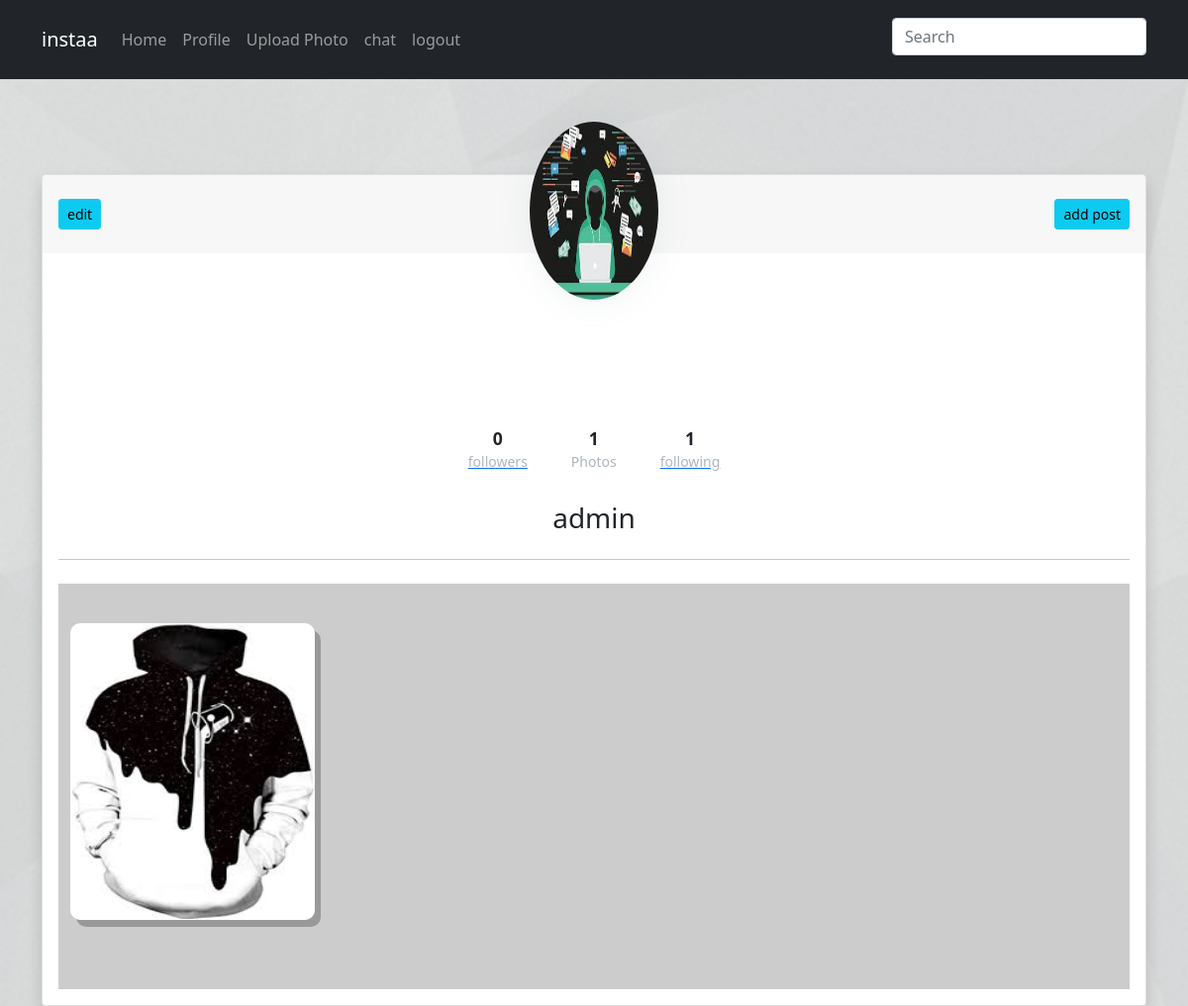
/account/myprofile/ (signed in), run on an earlier commit of the app's database.
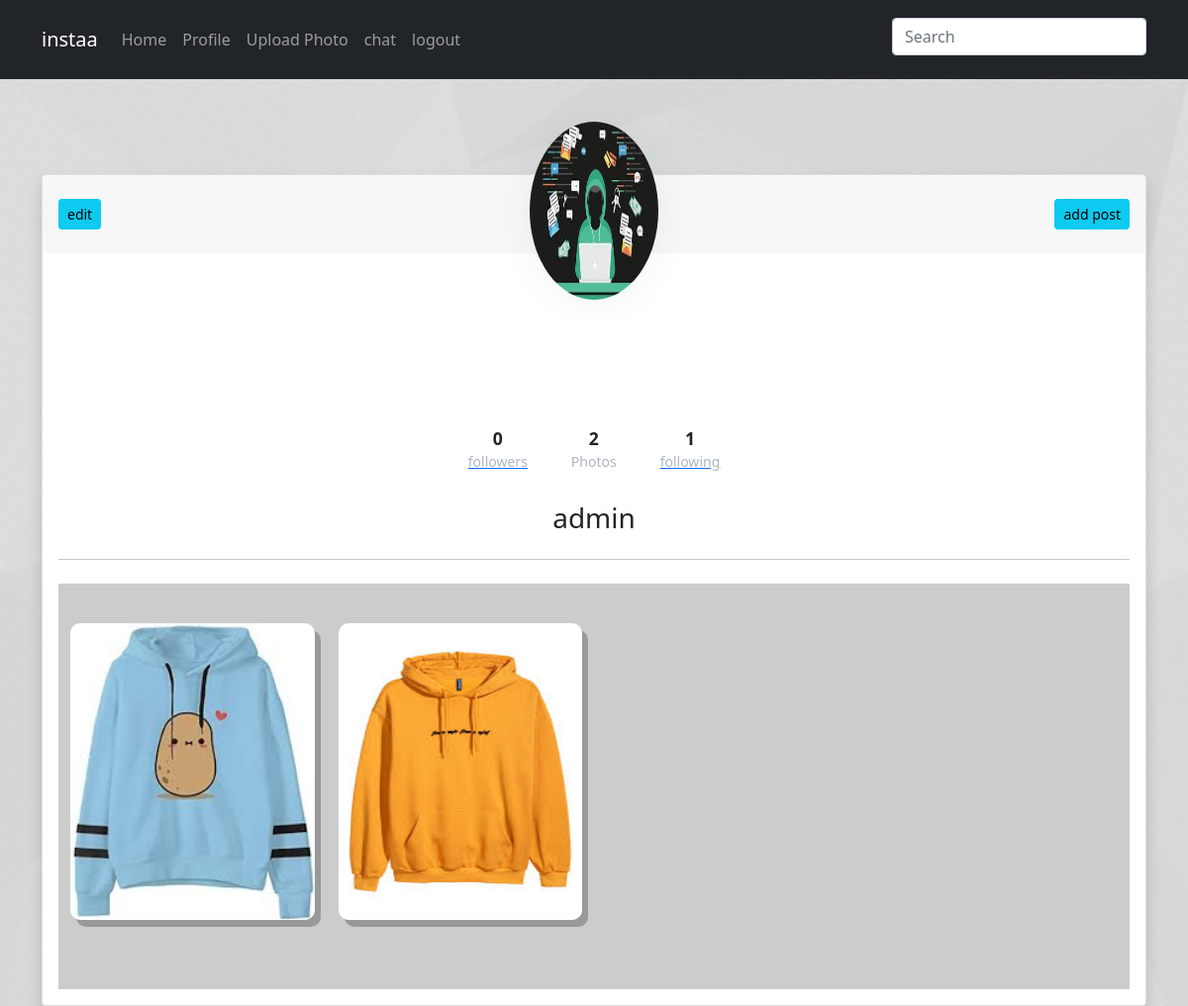
And on a later commit of the database.
### account/models.py (models this page shows, shortened)
class more_user_info(models.Model):
    profile_photo = models.ImageField(null=True , blank=True , default='user.png')
    user = models.OneToOneField(User , related_name='user_info',on_delete=models.CASCADE)
    phone_number = models.CharField(max_length=50 , null=True , blank=True)
    bio = models.CharField(max_length=50 , null=True , blank=True)

class photo(models.Model):
    image = models.ImageField()
    caption = models.CharField(max_length=50,blank=True)
    created_by = models.ForeignKey(User,related_name='User_uploaded_files',on_delete=models.CASCADE)
    created_dt = models.DateTimeField(auto_now_add=True)
    post_more_user_info = models.ForeignKey(more_user_info , related_name='more_user_info',on_delete=models.CASCADE, null=True,blank=True)
    like = models.ManyToManyField(User,related_name='like', blank=True)

### account/views.py (the view)
# urls.py: path('myprofile/',views.profile,name='profile'),
@login_required
def profile(request):
    if request.method =='POST':
        post = photo.objects.get(pk=request.POST["pk"])
        if request.user  == post.created_by:
            post.delete()
    try:
        posts = photo.objects.filter(created_by=request.user)
        posts_count = photo.objects.filter(created_by=request.user).count()
    except:
        posts = None
    user_info = more_user_info.objects.get(user=request.user)
    follows_count = follow.objects.filter(followed_user=request.user).count()
    following_count = follow.objects.filter(followers=request.user).count()
    posts_count = photo.objects.filter(created_by=request.user).count()
    context={"posts":posts,'user_info':user_info,"posts_count":posts_count,"follows_count":follows_count , "following_count":following_count}
    return render(request,"profile.html" ,context)

### account/templates/profile.html (shortened to what this page needs)
{% extends 'base.html' %}
{% load static %}
{% block body %}
<div class="header pb-8 pt-5 pt-lg-8 d-flex align-items-center" style="min-height: 60px; background-image: url({% static 'img/shattered.png'%}); background-size: cover; background-position: center top;">
    <div class="container">
    <br>
<br>
        <div class="card card-profile shadow">
            <div class="row justify-content-center">
                <div class="col-lg-3 order-lg-2">
                    <div class="card-profile-image">
                        <a href="#">
                            <img src="/media/{{user_info.profile_photo}}" class="rounded-circle" width="130" height="180">
                        </a>
                    </div>
                </div>
            </div>
            <div class="card-header text-center border-0 pt-8 pt-md-4 pb-0 pb-md-4">
                <div class="d-flex justify-content-between">
                    <a href=" {% url 'account:profile_edit' %}" class="btn btn-sm btn-info mr-4">edit</a>
                    <a href=" {% url 'account:add_post' %}" class="btn btn-sm btn-info ">add post</a>
                </div>
            </div>
            <br>
            <br>
            <br>
            <div class="card-body pt-0 pt-md-4">
                <div class="row">
                    <div class="col">
                        <div class="card-profile-stats d-flex justify-content-center mt-md-5">
                            <div>
                                <span class="heading">{{follows_count}}</span>
                                <a href="{% url 'account:profile_follower' %}">
                                <span class="description">followers</span>
                                </a>
                            </div>
                            <div>
                                <span class="heading">{{posts_count}}</span>
                                <span class="description">Photos</span>
                            </div>
                            <div>
                               <span class="heading">{{following_count}}</span>
                            <a href="{% url 'account:profile_following' %}">
                                <span class="description">following</span>
                            </a>
                            </div>
                        </div>
                    </div>
                </div>
                <div class="text-center">
                    <h3>
                    {{request.user}}
                    </h3>
                    <hr class="my-4">
                </div>
            <div class="pics">
                <div class="container">
                <div class="row  ">
                {% for post  in posts %}
                  <div class="col-lg-3 col-md-6 ">
                    <img src="/media/{{post.image}}">
                  </div>
                    {% endfor %}
                    </div>
              </div>
            </div>
            </div>
        </div>
    </div>
</div>
{% endblock body %}

### account/templates/base.html (shortened to what this page needs)
<DOCTYPE html!>
{% load static %}
<html>
<head>
<link rel="stylesheet" href="{% static 'css/style.css' %}">
<link rel="stylesheet" href="{% static 'css/style12.css'%}">
<link rel="stylesheet" href="{% static 'css/bootstrap.css'%}">
<link rel="stylesheet" href="{% static 'css/all.css'%}">
<link rel="stylesheet" href="{% static 'css/test.css'%}">
<link href="https://maxcdn.bootstrapcdn.com/font-awesome/4.6.3/css/font-awesome.min.css" rel="stylesheet" >
</head>
<body>
{% include "header.html" %}
{% block body %}
{% endblock body %}
</body>
</html>

### account/templates/header.html (shortened to what this page needs)
   <nav class="navbar navbar-expand-lg navbar-dark bg-dark" aria-label="Eighth navbar example">
    <div class="container">
      <a class="navbar-brand" href="{% url 'landing' %}">instaa</a>
      <div class="collapse navbar-collapse" id="navbarsExample07">
        <ul class="navbar-nav me-auto mb-2 mb-lg-0">
        {% if user.is_authenticated %}
        <li class="nav-item active">
            <a class="nav-link" aria-current="page" href="{% url 'main_posts' %}">Home</a>
          </li>
          <li class="nav-item active">
            <a class="nav-link" aria-current="page" href="{% url 'account:profile' %}">Profile</a>
          </li>
          <li class="nav-item">
            <a class="nav-link" href="{% url 'account:add_post' %}">Upload Photo</a>
          </li>
          <li class="nav-item">
            <a class="nav-link" href="{% url 'chat:home' %}">chat</a>
          </li>
          <li class="nav-item">
            <a class="nav-link" href="{% url 'account:logout' %}">logout</a>
          </li>
        {% endif %}
        </ul>
       <form  action="/search/" method="POST">
          <input class="form-control" type="text" style="margin-top:10px;" placeholder="Search" aria-label="Search" name= "user">
        </form>
      </div>
    </div>
  </nav>

### static/css/style12.css (style rules this page uses)
.card { position: relative; display: flex; flex-direction: column; min-width: 0; word-wrap: break-word; border: 1px solid rgba(0, 0, 0, .05); border-radius: .375rem; background-color: #fff; background-clip: border-box; }
.card-body { padding: 1.5rem; flex: 1 1 auto; }
.card-header { margin-bottom: 0; padding: 1.25rem 1.5rem; border-bottom: 1px solid rgba(0, 0, 0, .05); background-color: #fff; }
.shadow, .card-profile-image img { box-shadow: 0 0 2rem 0 rgba(136, 152, 170, .15) !important; }
.mt-4, .my-4 { margin-top: 1.5rem !important; }
.mr-4 { margin-right: 1.5rem !important; }
@media (min-width: 992px) { .pt-lg-8 { padding-top: 8rem !important; } }
.card-profile-image { position: relative; }
.card-profile-image img { position: absolute; left: 50%; max-width: 180px; transition: all .15s ease; transform: translate(-50%, -30%); border-radius: .375rem; }
.card-profile-stats { padding: 1rem 0; }
.card-profile-stats>div { margin-right: 1rem; padding: .875rem; text-align: center; }
.card-profile-stats>div:last-child { margin-right: 0; }
.card-profile-stats>div .heading { font-size: 1.1rem; font-weight: bold; display: block; }
.card-profile-stats>div .description { font-size: .875rem; color: #adb5bd; }
* { box-sizing: border-box; }

### static/css/test.css (style rules this page uses)
.pics { padding: 40px 0; background-color: #ccc; }
.pics .row div { margin-bottom: 30px; position: relative; height: 300px; }
.pics .row div img { width: 100% !important; height: 100% !important; border-radius: 10px; box-shadow: 6px 7px #999; }

What changed in the data, as far as the page shows it:
removed photo: image (picture)
added photo: image (picture)
added photo: image (picture)
Also different on the page:
{{ posts_count }}: "1" → "2"
